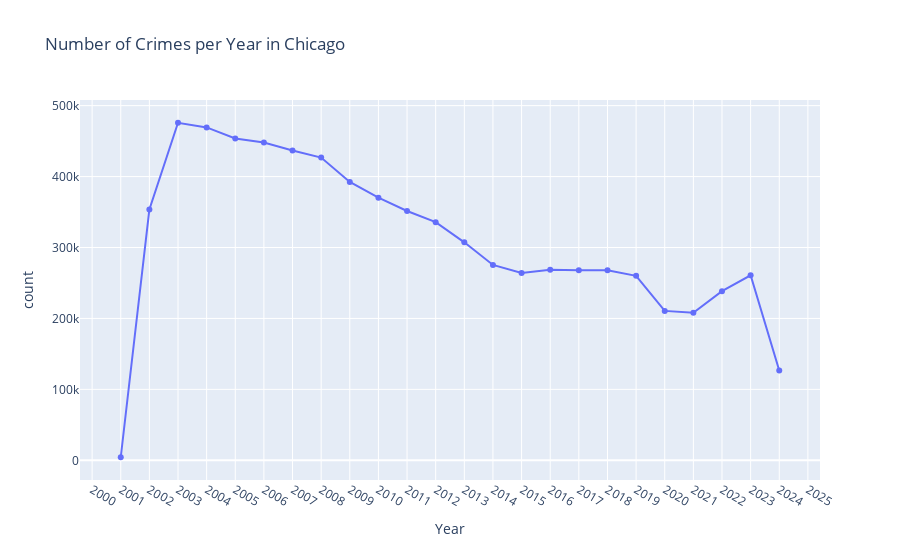

This figure's notebook cell:
### Markdown cell above
#### Crimes dynamics by Year

### Code cell
# Grouping by year
agg_year = df_crimes.groupBy('Year').count().orderBy('Year')
agg_year_pd = agg_year.toPandas()

fig = px.line(
    agg_year_pd,
    x='Year',
    y='count',
    markers=True,
    title='Number of Crimes per Year in Chicago'
)
fig.update_layout(xaxis=dict(dtick=1))  # Display each year by X
fig.show()

### Figure 1 — Plotly figure (JSON) as saved in the notebook; plotly's stock layout.template omitted (floating-point values rounded to 4 significant figures)
{"data": [{"hovertemplate": "Year=%{x}<br>count=%{y}<extra></extra>", "legendgroup": "", "line": {"color": "#636efa", "dash": "solid"}, "marker": {"symbol": "circle"}, "mode": "lines+markers", "name": "", "orientation": "v", "showlegend": false, "type": "scatter", "x": [2001, 2002, 2003, 2004, 2005, 2006, 2007, 2008, 2009, 2010, 2011, 2012, 2013, 2014, 2015, 2016, 2017, 2018, 2019, 2020, 2021, 2022, 2023, 2024], "xaxis": "x", "y": [4298, 353662, 475879, 469323, 453689, 448085, 436869, 426785, 392487, 370209, 351471, 335779, 307305, 275411, 264191, 268519, 267771, 267856, 260112, 210640, 207989, 238400, 260849, 126693], "yaxis": "y"}], "layout": {"legend": {"tracegroupgap": 0}, "title": {"text": "Number of Crimes per Year in Chicago"}, "xaxis": {"anchor": "y", "domain": [0, 1], "dtick": 1, "title": {"text": "Year"}}, "yaxis": {"anchor": "x", "domain": [0, 1], "title": {"text": "count"}}}}
